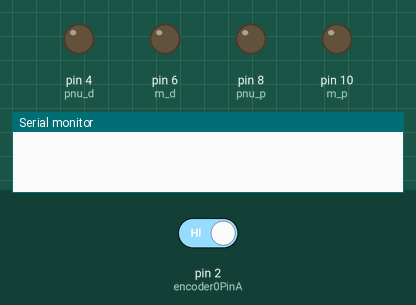
A sketch run on a simulated Arduino Uno, built with avr-gcc and run on an emulated ATmega328P. Shown: output pins drawn as LEDs (lit = HIGH), the last lines printed to the serial monitor. Inputs (shaded band) come from the test bench; at power-on: pin 2 (encoder0PinA) HIGH.

Above: at 0.1 s.
At 5.1 s:
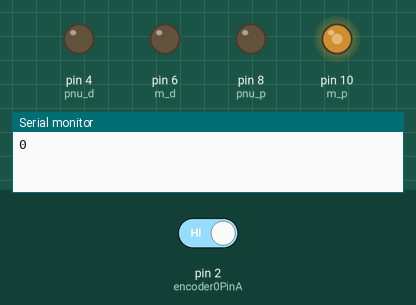
At 6.9 s:
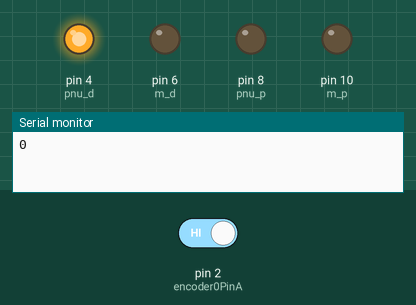
At 13.2 s:
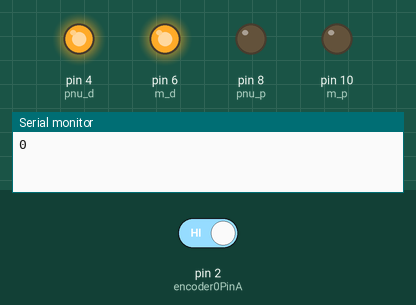
At 22.2 s:
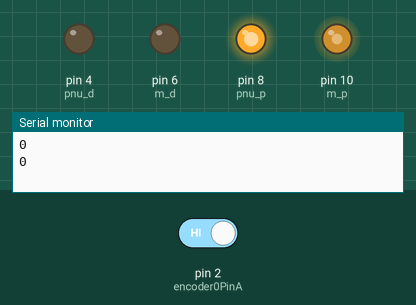
At 33.3 s:
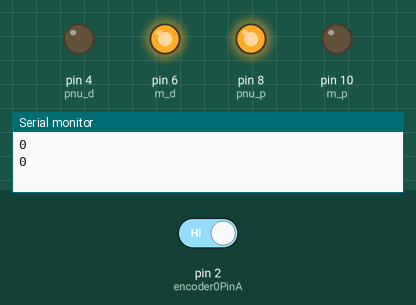
Timing chart, 0 to 40.0 s (numbered marks = the images above):
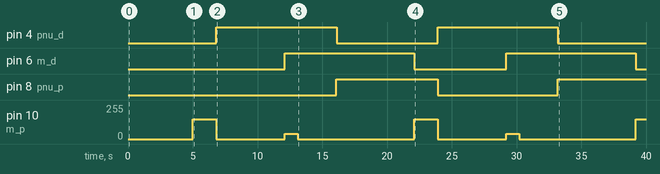

Measured:
- by itself, pin 4 (pnu_d): alternates HIGH for 9.3 s and LOW for 7.8 s
- by itself, pin 6 (m_d): alternates HIGH for 10.0 s and LOW for 7.1 s
- by itself, pin 8 (pnu_p): LOW → HIGH at 16.1 s, → LOW 7.8 s later, → HIGH 9.3 s later
- by itself, pin 10 (m_p): 0/255 → 150/255 at 5.0 s, → 0/255 1.8 s later, → 40/255 5.3 s later, → 0/255 1.0 s later, … (9 changes in this stretch)

The sketch:

catapult_throwing_mechanism.ino
```cpp
//////////////////////////////////////////////////////MOTOR & PNUMATICS/////////////////////////////////////////////////////////////
#define m_p 10
#define m_d 6
///klklklklkl
#define pnu_p 8
#define pnu_d 4
////////////////////////////////////////////////////////ENCODER/////////////////////////////////////////////////////////////
#define encoder0PinA 2
#define encoder0PinB 3
volatile long encoder0Pos=0;
int a,b;
long ticks, t1=0,t2=0,last_ticks;
///////////////////////////////////////////////////////////////////////////////////////////////////////////////////////////////
int flag_1=0;
void setup() {
  // put your setup code here, to run once:
  Serial.begin(115200);
//////////////////////////////////////////////////////////MOTER//////////////////////////////////////////////////////////////////////
 pinMode(m_p,OUTPUT);
 pinMode(m_d,OUTPUT);
 pinMode(pnu_p,OUTPUT);
 pinMode(pnu_d,OUTPUT);
/////////////////////////////////////////////////////ENCODER SETUP/////////////////////////////////////////////////////////////
  pinMode(encoder0PinA,INPUT);
  digitalWrite(encoder0PinA,HIGH);
  pinMode(encoder0PinB,INPUT);
  digitalWrite(encoder0PinB,HIGH);
  attachInterrupt(0,doEncoder,RISING);
/////////////////////////////////////////////////////////////////////////////////////////////////////////////////////////
}

void doEncoder(){
  a=digitalRead(encoder0PinA);
  b=digitalRead(encoder0PinB);
  if(a==b)encoder0Pos++;
  else encoder0Pos--;
}
void wind()
{
  analogWrite(m_p,150);
  digitalWrite(m_d,0);
}
void unwind()
{
  analogWrite(m_p,40);
  digitalWrite(m_d,1);
}
void ruk()
{
  analogWrite(m_p,0);
}
void pnumaticsO()
{

  analogWrite(pnu_p,250);
  digitalWrite(pnu_d,0);

}
void pnumaticsF()
{

  digitalWrite(pnu_p,LOW);
  digitalWrite(pnu_d,1);


}
void fek()
{


    wind();
    delay(1800);

    ruk();
    pnumaticsF();
    delay(5300);

    unwind();
    delay(1000);
    ruk();
    delay(3000);
    pnumaticsO();
    delay(1000);

}
void loop() {
  // put your main code here, to run repeatedly:
delay(5000);
 Serial.println(encoder0Pos);
 fek();
// pnumaticsO();
// delay(2000);
// pnumaticsF();
// delay(2000);

}
```
